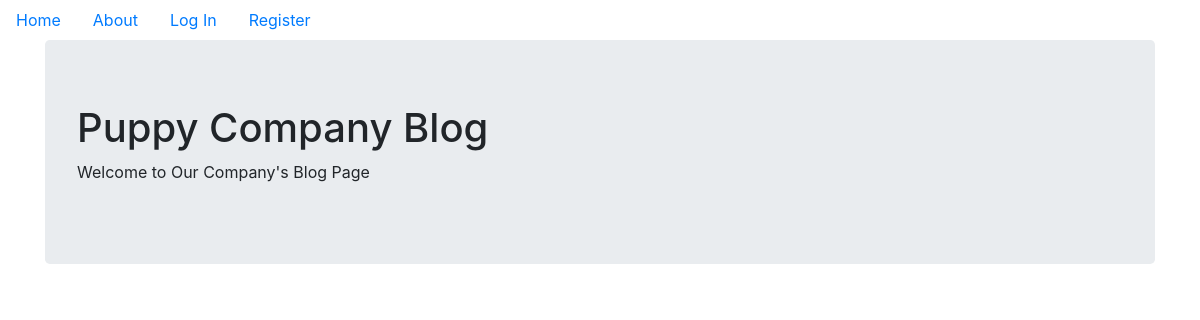
Before: / with the older database file.
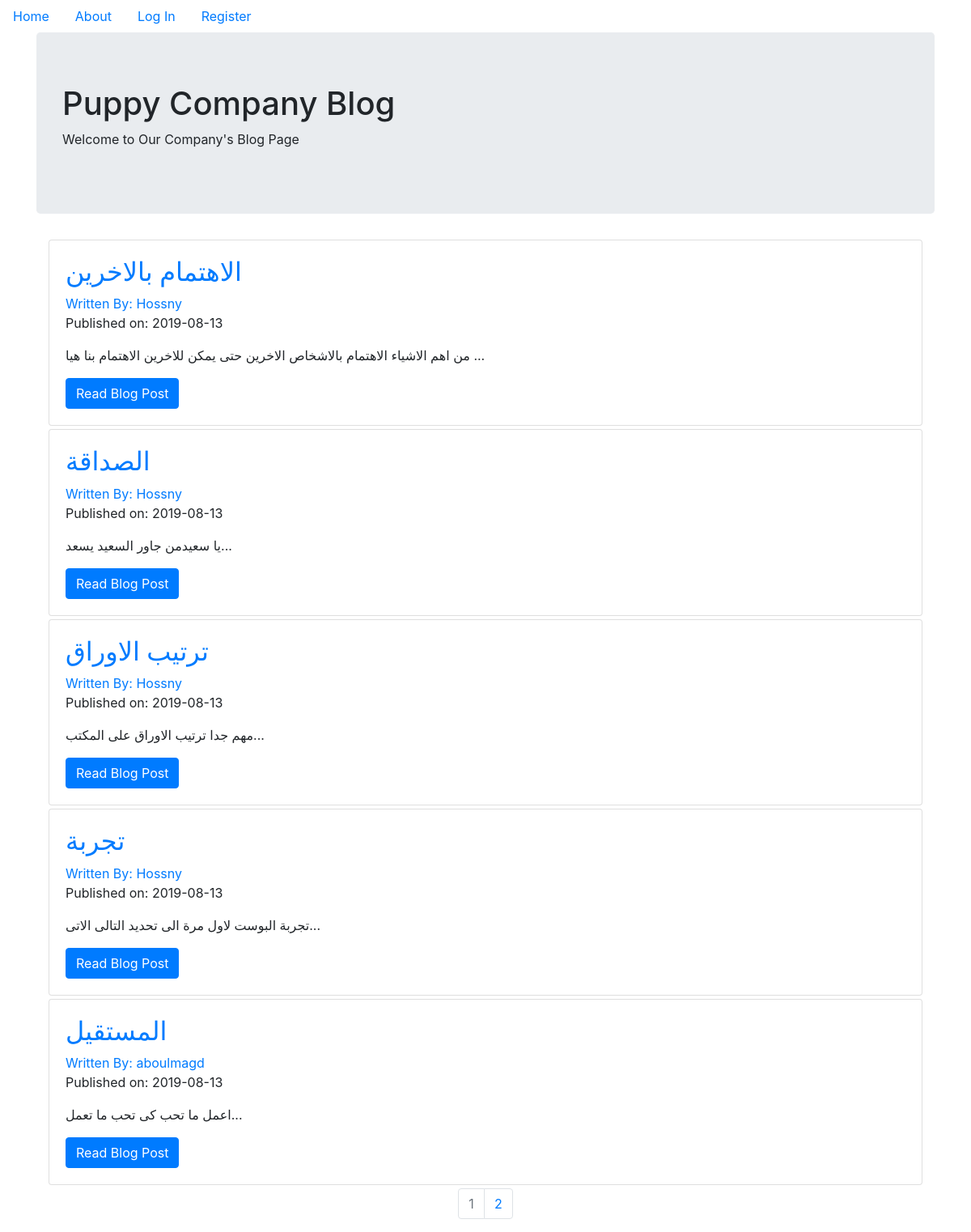
After: the same page with the newer database file.
### puppycompanyblog/models.py (models this page shows, shortened)
class BlogPost(db.Model):
    users = db.relationship(User)
    id = db.Column(db.Integer,primary_key=True)
    user_id = db.Column(db.Integer,db.ForeignKey('users.id'),nullable=False)
    date = db.Column(db.DateTime,nullable=False,default=datetime.utcnow)
    title = db.Column(db.String(140),nullable=False)
    text = db.Column(db.Text,nullable=False)

class User(db.Model,UserMixin):
    __tablename__ = 'users'
    id = db.Column(db.Integer,primary_key=True)
    profile_image = db.Column(db.String(64),nullable=False,default='default_profile.jpg')
    email = db.Column(db.String(64),unique=True,index=True)
    username = db.Column(db.String(64),unique=True,index=True)
    password_hash = db.Column(db.String(128))
    posts = db.relationship('BlogPost',backref='author',lazy=True)

### puppycompanyblog/core/views.py (the view)
@core.route('/')
def index():
    page = request.args.get('page', 1, type=int)
    blog_posts = BlogPost.query.order_by(BlogPost.date.desc()).paginate(page=page, per_page=5)
    return render_template('index.html',blog_posts=blog_posts)

### puppycompanyblog/templates/index.html (shortened to what this page needs)
{% extends "base.html" %}
{% block content %}
  <div class="jumbotron">
    <h1>Puppy Company Blog</h1>
    <p>Welcome to Our Company's Blog Page</p>
  </div>
  <div class="container">
    {% for post in blog_posts.items %}
    <div class="card mb-1" >
      <div class="card-body">
        <h2><a class="card-title" href="  {{ url_for('blog_posts.blog_post', blog_post_id=post.id) }}">{{ post.title }}</a></h2>
        <a href="{{ url_for('users.user_posts', username=post.author.username) }}">Written By: {{ post.author.username }}</a>
        <p>Published on: {{ post.date.strftime('%Y-%m-%d') }}</p>
        <p class="card-text">{{ post.text[:100] }}...</p>
        <a href="{{ url_for('blog_posts.blog_post', blog_post_id=post.id) }}" class="btn btn-primary">Read Blog Post</a>
      </div>
    </div>
   {% endfor %}
   <nav aria-label="Page navigation example">
     <ul class="pagination justify-content-center">
       {% for page_num in blog_posts.iter_pages(left_edge=1, right_edge=1, left_current=1, right_current=2) %}
          {% if blog_posts.page == page_num %}
          <li class="page-item disabled">
            <a class="page-link" href="{{ url_for('core.index', page=page_num) }}">{{ page_num }}</a></li>
          {% else %}
            <li class="page-item"><a class="page-link" href="{{ url_for('core.index', page=page_num) }}">{{ page_num }}</a></li>
          {% endif %}
      {% endfor %}
    </nav>
{% endblock %}

### puppycompanyblog/templates/base.html (shortened to what this page needs)
<!DOCTYPE html>
<html lang="en" dir="ltr">
  <head>
    <link rel="stylesheet" href="https://maxcdn.bootstrapcdn.com/bootstrap/4.0.0/css/bootstrap.min.css">
  </head>
  <body>
    <ul class='nav'>
      <li class='nav-link'>
        <a href="{{url_for('core.index')}}">Home</a>
      </li>
      <li class='nav-link'>
        <a href="{{url_for('core.info')}}">About</a>
      </li>
  {% if current_user.is_authenticated %}
      <li class='nav-link'>
        <a href="{{url_for('users.logout')}}">Log Out</a>
      </li>
      <li class='nav-link'>
        <a href="{{url_for('users.account')}}">Account</a>
      </li>
      <li class='nav-link'>
        <a href="{{ url_for('blog_posts.create_post') }}">Create Post</a>
      </li>
  {% else %}
      <li class='nav-link'>
        <a href="{{url_for('users.login')}}">Log In</a>
      </li>
      <li class='nav-link'>
        <a href="{{url_for('users.register')}}">Register</a>
      </li>
  {% endif %}
    </ul>
<div class="container">
  {% block content %}
  {% endblock %}
</div>
  </body>
</html>

Changed rows visible on the page:
added BlogPost: title "الاهتمام بالاخرين", author.username "Hossny", date "2019-08-13", text "من اهم الاشياء الاهتمام بالاشخاص الاخرين حتى يمكن للاخرين الاهتمام بنا هيا"
added BlogPost: title "الصداقة", author.username "Hossny", date "2019-08-13", text "يا سعيدمن جاور السعيد يسعد"
added BlogPost: title "ترتيب الاوراق", author.username "Hossny", date "2019-08-13", text "مهم جدا ترتيب الاوراق على المكتب"
added BlogPost: title "تجربة", author.username "Hossny", date "2019-08-13", text "تجربة البوست لاول مرة الى تحديد التالى الاتى"
added BlogPost: title "المستقيل", author.username "aboulmagd", date "2019-08-13", text "اعمل ما تحب كى تحب ما تعمل"
Other visible differences:
new list line: "1"
new list line: "2"
